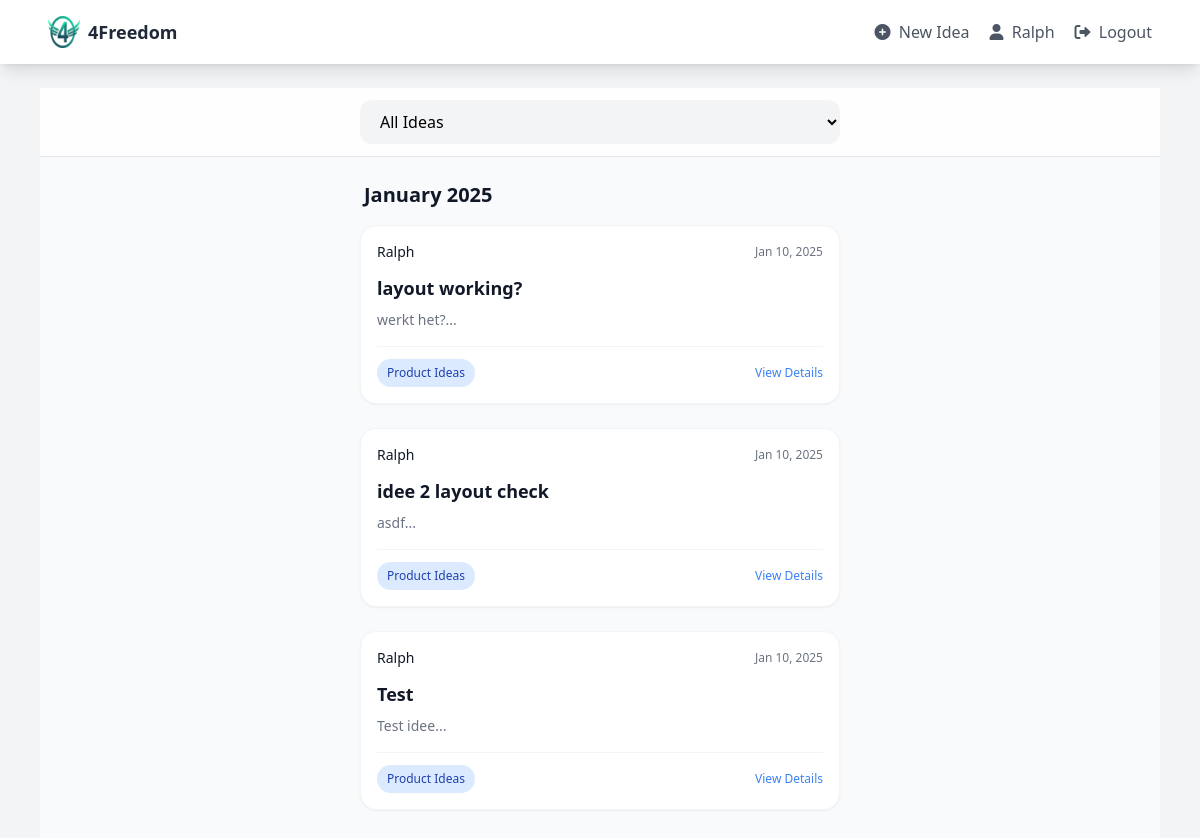
The page /index (signed in) on the database its author committed.
### minimal.py (models this page shows)
class User(UserMixin, db.Model):
    id = db.Column(db.Integer, primary_key=True)
    username = db.Column(db.String(64), unique=True, nullable=False)
    password_hash = db.Column(db.String(120), nullable=False)
    ideas = db.relationship('Idea', backref='author', lazy=True)
    @property
    def is_active(self):
        return True  # This could be modified to support account deactivation

class Idea(db.Model):
    id = db.Column(db.Integer, primary_key=True)
    title = db.Column(db.String(100), nullable=False)
    content = db.Column(db.Text, nullable=False)
    image_path = db.Column(db.String(200))
    created_at = db.Column(db.DateTime, default=datetime.utcnow)
    user_id = db.Column(db.Integer, db.ForeignKey('user.id'), nullable=False)
    category_id = db.Column(db.Integer, db.ForeignKey('category.id'), nullable=False)
    comments = db.relationship('Comment', backref='idea', lazy=True)
    notes = db.relationship('Note', backref='idea', lazy=True)

class Category(db.Model):
    id = db.Column(db.Integer, primary_key=True)
    name = db.Column(db.String(50), nullable=False)
    ideas = db.relationship('Idea', backref='category', lazy=True)

### minimal.py (the view)
@app.route('/index')
@login_required
def index():
    ideas = Idea.query.order_by(Idea.created_at.desc()).all()
    categories = Category.query.all()
    ideas_by_month = {}
    for idea in ideas:
        month_key = idea.created_at.strftime('%B %Y')  # e.g., "March 2024"
        if month_key not in ideas_by_month:
            ideas_by_month[month_key] = []
        ideas_by_month[month_key].append(idea)
    return render_template('index.html', ideas_by_month=ideas_by_month, categories=categories)

### minimal.py (called while the page is built)
@login_manager.user_loader
def load_user(user_id):
    return User.query.get(int(user_id))

### templates/index.html (shortened to what this page needs)
{% extends "base.html" %}
{% block content %}
<div class="bg-gray-50 min-h-screen pb-16">
    <div class="sticky top-0 z-20 bg-white/80 backdrop-blur-lg border-b border-gray-200">
        <div class="px-4 py-3 max-w-lg mx-auto">
            <select id="categoryFilter"
                    onchange="filterIdeas()"
                    class="w-full px-4 py-2.5 text-base bg-gray-100 rounded-xl border-none focus:ring-0">
                <option value="all">All Ideas</option>
            </select>
        </div>
    </div>
    <div class="max-w-lg mx-auto px-4">
        {% for month, month_ideas in ideas_by_month.items() %}
        <div class="month-section mt-6">
            <h2 class="text-xl font-semibold text-gray-900 mb-4 px-1">
                {{ month }}
            </h2>
            <div class="space-y-6">
                {% for idea in month_ideas %}
                <div class="idea-preview bg-white rounded-2xl shadow-sm overflow-hidden border border-gray-100"
                     data-category="{{ idea.category_id }}"
                     onclick="window.location.href='{{ url_for('idea_detail', idea_id=idea.id) }}'"
                     role="button"
                     tabindex="0">
                    <div class="p-4">
                        <div class="flex items-center justify-between mb-3">
                            <span class="text-sm font-medium text-gray-900">
                                {{ idea.author.username }}
                            </span>
                            <span class="text-xs text-gray-500">
                                {{ idea.created_at.strftime('%b %d, %Y') }}
                            </span>
                        </div>
                        <h3 class="text-lg font-semibold text-gray-900 mb-2">
                            {{ idea.title }}
                        </h3>
                        <p class="text-gray-500 text-sm mb-3 line-clamp-2">
                            {{ idea.content[:150] }}...
                        </p>
                        <div class="flex items-center justify-between text-xs text-gray-500 mt-4 pt-3 border-t border-gray-100">
                            <div class="flex items-center">
                                {% if not idea.image_path %}
                                <span class="bg-blue-100 text-blue-800 px-2.5 py-1.5 rounded-full font-medium">
                                    {{ idea.category.name }}
                                </span>
                                {% endif %}
                            </div>
                            <span class="text-blue-500">
                                View Details
                            </span>
                        </div>
                    </div>
                </div>
                {% endfor %}
            </div>
        </div>
        {% endfor %}
    </div>
</div>
{% endblock %}

### templates/base.html (shortened to what this page needs)
<!DOCTYPE html>
<html>
<head>
    <script src="https://cdn.tailwindcss.com"></script>
    <link rel="stylesheet" href="https://cdnjs.cloudflare.com/ajax/libs/font-awesome/6.0.0/css/all.min.css">
</head>
<body class="bg-gray-100">
    <nav class="bg-white shadow-lg">
        <div class="max-w-6xl mx-auto px-4">
            <div class="flex justify-between">
                <div class="flex space-x-4">
                    <a href="{{ url_for('index') }}" class="flex items-center py-4 px-2">
                        <img src="{{ url_for('static', filename='images/logo.png') }}" alt="Logo" class="h-8 w-8 mr-2">
                        <span class="font-semibold text-gray-800 text-lg">4Freedom</span>
                    </a>
                </div>
                <div class="hidden md:flex items-center space-x-1">
                    {% if current_user.is_authenticated %}
                        <a href="{{ url_for('add_idea') }}" class="py-4 px-2 text-gray-600 hover:text-blue-500">
                            <i class="fas fa-plus-circle mr-1"></i> New Idea
                        </a>
                        <span class="py-4 px-2 text-gray-600">
                            <i class="fas fa-user mr-1"></i> {{ current_user.username }}
                        </span>
                        <a href="{{ url_for('logout') }}" class="py-4 px-2 text-gray-600 hover:text-red-500">
                            <i class="fas fa-sign-out-alt mr-1"></i> Logout
                        </a>
                    {% else %}
                        <a href="{{ url_for('login') }}" class="py-4 px-2 text-gray-600 hover:text-blue-500">
                            <i class="fas fa-sign-in-alt mr-1"></i> Login
                        </a>
                    {% endif %}
                </div>
            </div>
        </div>
    </nav>
    <main class="max-w-6xl mx-auto px-4 py-6">
        {% block content %}{% endblock %}
    </main>
</body>
</html>

### rows shown on the page
User: username "Ralph"
Idea: author.username "Ralph", created_at "Jan 10, 2025", title "layout working?", content "werkt het?", category.name "Product Ideas"
Idea: author.username "Ralph", created_at "Jan 10, 2025", title "idee 2 layout check", content "asdf", category.name "Product Ideas"
Idea: author.username "Ralph", created_at "Jan 10, 2025", title "Test", content "Test idee", category.name "Product Ideas"

### other values the page prints
{{ month }} "January 2025"
